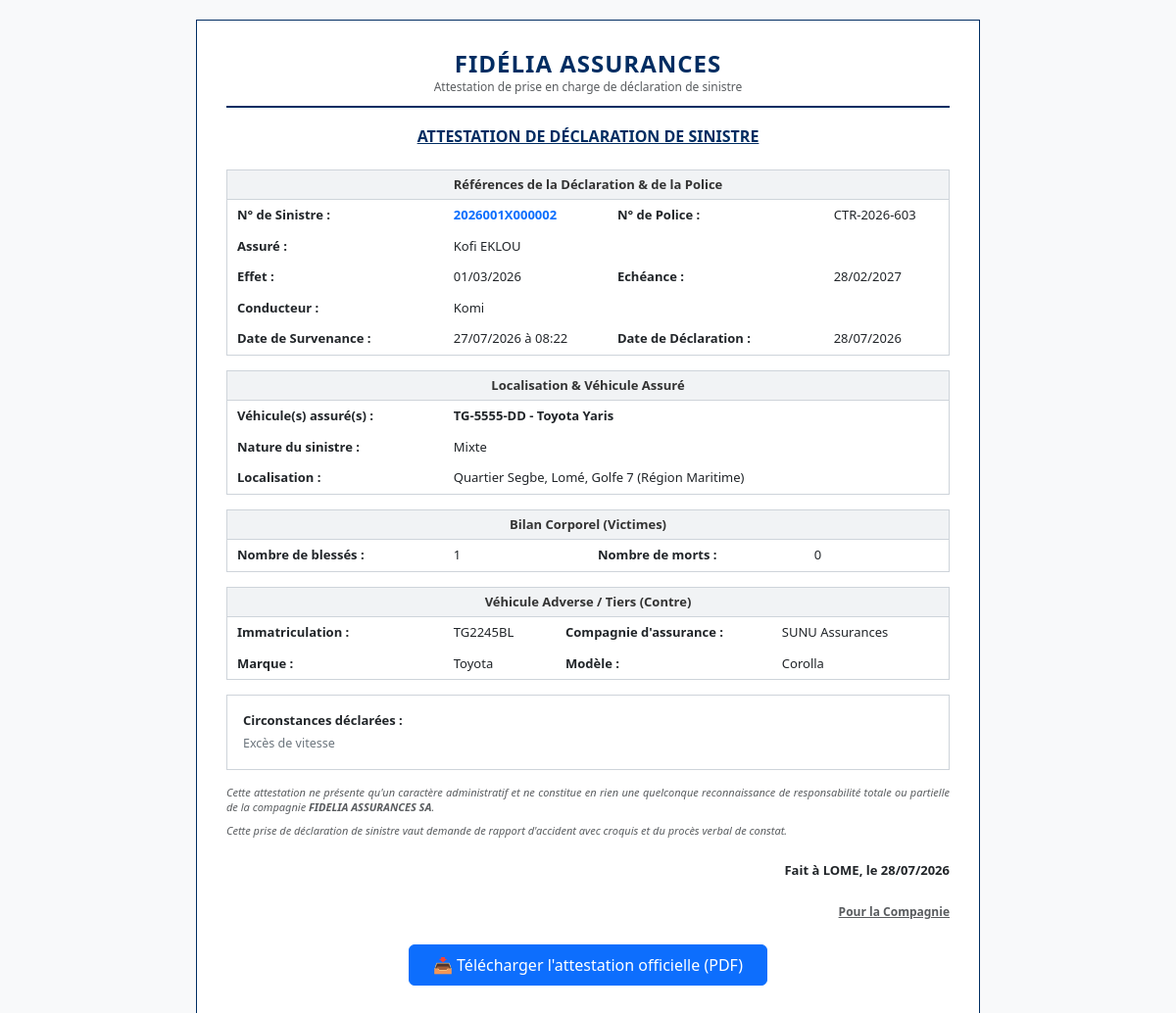
The app's page /sinistres/attestation/2/ (signed in) with its own data.
### gestion_sinistres/models.py (models this page shows, shortened)
class Sinistre(models.Model):
    NATURE_CHOICES = [('C', 'Corporel'), ('M', 'Matériel'), ('X', 'Mixte')]
    STATUS_CHOICES = [
        ('SOUMIS', 'Soumis'),
        ('ATTENTE_COMPLEMENTS', 'En attente de compléments'),
        ('ATTENTE_VALIDATION', 'En attente de validation'),
        ('A_CORRIGER', 'A corriger'),
        ('EN_COURS', 'En cours'),
        ('CHEQUE_EMIS', 'Chèque émis'),
        ('CLOTURE', 'Clôturé'),
        ('SANS_SUITE', 'Sans suite'),
        ('REOUVERT', 'Réouvert'),
    ]
    nom_conducteur = models.CharField(max_length=100)
    immatriculation = models.CharField(max_length=50, blank=True, null=True, verbose_name="Immatriculation")
    numero_sinistre = models.CharField(max_length=20, unique=True)
    statut = models.CharField(max_length=30, choices=STATUS_CHOICES, default='SOUMIS')
    agent_traitant = models.CharField(max_length=100, blank=True, null=True)
    montant_estime = models.DecimalField(max_digits=12, decimal_places=2, default=0)
    prix_retenu = models.DecimalField(max_digits=12, decimal_places=2, null=True, blank=True)
    attestation_generee = models.BooleanField(default=False)
    date_attestation = models.DateTimeField(null=True, blank=True)
    date_cloture = models.DateTimeField(null=True, blank=True)
    indemnisation_validee = models.BooleanField(default=False)
    date_survenance = models.DateTimeField()
    date_declaration = models.DateTimeField(auto_now_add=True)
    heure_approximative = models.TimeField()
    circonstances = models.TextField()
    vehicule = models.ForeignKey(Vehicule, on_delete=models.CASCADE)
    region = models.ForeignKey(Region, on_delete=models.SET_NULL, null=True)
    commune = models.ForeignKey(Commune, on_delete=models.SET_NULL, null=True)
    ville = models.ForeignKey(Ville, on_delete=models.SET_NULL, null=True)
    quartier = models.CharField(max_length=150)
    nature = models.CharField(max_length=1, choices=NATURE_CHOICES)
    numero_point_vente = models.CharField(max_length=10, default="001")
    assure = models.ForeignKey(User, on_delete=models.CASCADE, related_name='sinistres')
    quittance = models.ForeignKey(Quittance, on_delete=models.SET_NULL, null=True, blank=True)
    lettre_derogation = models.FileField(upload_to='sinistres/derogations/', blank=True, null=True)
    autre_vehicule_implique = models.BooleanField(default=False)
    vehicule_adverse_immatriculation = models.CharField(max_length=50, blank=True, null=True)
    vehicule_adverse_marque = models.CharField(max_length=50, blank=True, null=True)
    vehicule_adverse_modele = models.CharField(max_length=50, blank=True, null=True)
    vehicule_adverse_compagnie = models.CharField(max_length=100, blank=True, null=True, verbose_name="Compagnie d'assurance (véhicule adverse)")
    nombre_blesses = models.PositiveSmallIntegerField(default=0)
    nombre_morts = models.PositiveSmallIntegerField(default=0)

class Assure(models.Model):
    user = models.OneToOneField(User, on_delete=models.CASCADE, related_name='assure')
    numero_police = models.CharField(max_length=50, unique=True)
    telephone = models.CharField(max_length=20, blank=True, null=True)
    agence = models.ForeignKey(Agence, on_delete=models.SET_NULL, null=True, blank=True)
    compte_active = models.BooleanField(default=False)
    politique_confidentialite_acceptee = models.BooleanField(default=False)
    tentatives_echouees = models.PositiveSmallIntegerField(default=0)
    bloque_jusqu_a = models.DateTimeField(null=True, blank=True)

class Quittance(models.Model):
    contrat = models.ForeignKey('Assure', on_delete=models.CASCADE, related_name='quittances')
    numero_quittance = models.CharField(max_length=50, unique=True)
    type_contrat = models.CharField(max_length=100, blank=True, null=True)
    date_debut = models.DateField()
    date_fin = models.DateField()
    prime = models.DecimalField(max_digits=12, decimal_places=2)  # Représente la prime nette
    prix_retenu = models.DecimalField(max_digits=12, decimal_places=2, null=True, blank=True)
    prix_valide = models.BooleanField(default=False)
    class Meta:
        constraints = [
            models.CheckConstraint(
                condition=models.Q(prix_retenu__lte=models.F('prime')),
                name='check_prix_retenu_lte_prime'
            ),
            models.CheckConstraint(
                condition=models.Q(date_debut__lte=models.F('date_fin')),
                name='check_quittance_date_debut_lte_date_fin'
            ),
        ]

class Vehicule(models.Model):
    immatriculation = models.CharField(max_length=20, unique=True)
    marque = models.CharField(max_length=50)
    modele = models.CharField(max_length=50, null=True, blank=True)
    annee = models.IntegerField(null=True, blank=True)
    proprietaire = models.ForeignKey(User, on_delete=models.CASCADE, related_name='vehicules', null=True, blank=True)
    quittance = models.ForeignKey('Quittance', on_delete=models.CASCADE, related_name='vehicules', null=True, blank=True)
    def __str__(self):
        return f"{self.immatriculation} - {self.marque} {self.modele or 'Modèle non spécifié'}"

class Ville(models.Model):
    commune = models.ForeignKey(Commune, on_delete=models.CASCADE)
    nom = models.CharField(max_length=100)
    def __str__(self): return self.nom

class Commune(models.Model):
    region = models.ForeignKey(Region, on_delete=models.CASCADE)
    nom = models.CharField(max_length=100)
    def __str__(self): return self.nom

class Region(models.Model):
    nom = models.CharField(max_length=100)
    def __str__(self): return self.nom

### gestion_sinistres/views.py (the view)
# urls.py: path('attestation/<int:sinistre_id>/', views.voir_attestation, name='voir_attestation'),
@login_required
def voir_attestation(request, sinistre_id):
    sinistre = get_object_or_404(
        Sinistre,
        id=sinistre_id,
        statut__in=['EN_COURS', 'CHEQUE_EMIS', 'CLOTURE', 'SANS_SUITE']
    )
    is_owner = (getattr(sinistre, 'assure', None) == request.user or getattr(sinistre, 'assure_id', None) == request.user.id)
    if is_owner or hasattr(request.user, 'agent') or hasattr(request.user, 'chef'):
        return render(request, 'attestation.html', {'sinistre': sinistre})
    return redirect('accueil_assure')

### gestion_sinistres/templates/attestation.html (shortened to what this page needs)
<!DOCTYPE html>
<html lang="fr">
<head>
    <link href="https://cdn.jsdelivr.net/npm/bootstrap@5.3.0/dist/css/bootstrap.min.css" rel="stylesheet">
</head>
<body>
    <div class="attestation-box" id="attestation-content">
        <div class="attestation-header">
            <h4 class="fw-bold m-0" style="color: #002D62; letter-spacing: 1px;">FIDÉLIA ASSURANCES</h4>
            <p class="text-muted mb-0" style="font-size: 12px;">Attestation de prise en charge de déclaration de sinistre</p>
        </div>
        <h5 class="text-center fw-bold mb-4" style="text-decoration: underline; font-size: 16px; color: #002D62;">
            ATTESTATION DE DÉCLARATION DE SINISTRE
        </h5>
        <div class="section-box">
            <div class="section-header">Références de la Déclaration & de la Police</div>
            <table class="table table-borderless table-custom mb-0">
                <tr>
                    <td class="fw-bold" style="width: 30%;">N° de Sinistre :</td>
                    <td><span class="text-primary fw-bold">{{ sinistre.numero_sinistre }}</span></td>
                    <td class="fw-bold" style="width: 30%;">N° de Police :</td>
                    <td>{{ sinistre.assure.assure.numero_police|default:"—" }}</td>
                </tr>
                <tr>
                    <td class="fw-bold">Assuré :</td>
                    <td>{{ sinistre.assure.get_full_name|default:sinistre.assure.username }}</td>
                </tr>
                <tr>
                    <td class="fw-bold">Effet : </td>
                    <td>{{ sinistre.quittance.date_debut|date:"d/m/Y"|default:"-" }}</td>
                    <td class="fw-bold">Echéance : </td>
                    <td>{{ sinistre.quittance.date_fin|date:"d/m/Y"|default:"-" }}</td>
                </tr>
                <tr>
                    <td class="fw-bold">Conducteur :</td>
                    <td colspan="3">{{ sinistre.nom_conducteur }}</td>
                </tr>
                <tr>
                    <td class="fw-bold">Date de Survenance :</td>
                    <td>{{ sinistre.date_survenance|date:"d/m/Y" }} à {{ sinistre.heure_approximative|time:"H:i" }}</td>
                    <td class="fw-bold">Date de Déclaration :</td>
                    <td>{{ sinistre.date_attestation|date:"d/m/Y" }}</td>
                </tr>
            </table>
        </div>
        <div class="section-box">
            <div class="section-header">Localisation & Véhicule Assuré</div>
            <table class="table table-borderless table-custom mb-0">
                <tr>
                    <td class="fw-bold" style="width: 30%;">Véhicule(s) assuré(s) :</td>
                    <td colspan="3"><strong>{{ sinistre.vehicule }}</strong></td>
                </tr>
                <tr>
                    <td class="fw-bold">Nature du sinistre :</td>
                    <td colspan="3">{{ sinistre.get_nature_display }}</td>
                </tr>
                <tr>
                    <td class="fw-bold">Localisation :</td>
                    <td colspan="3">Quartier {{ sinistre.quartier }}, {{ sinistre.ville }}, {{ sinistre.commune }} (Région {{ sinistre.region }})</td>
                </tr>
            </table>
        </div>
        {% if sinistre.nature == 'C' or sinistre.nature == 'X' %}
        <div class="section-box">
            <div class="section-header">Bilan Corporel (Victimes)</div>
            <table class="table table-borderless table-custom mb-0">
                <tr>
                    <td class="fw-bold" style="width: 30%;">Nombre de blessés :</td>
                    <td>{{ sinistre.nombre_blesses|default:"0" }}</td>
                    <td class="fw-bold" style="width: 30%;">Nombre de morts :</td>
                    <td>{{ sinistre.nombre_morts|default:"0" }}</td>
                </tr>
            </table>
        </div>
        {% endif %}
        {% if sinistre.autre_vehicule_implique %}
        <div class="section-box">
            <div class="section-header">Véhicule Adverse / Tiers (Contre)</div>
            <table class="table table-borderless table-custom mb-0">
                <tr>
                    <td class="fw-bold" style="width: 30%;">Immatriculation :</td>
                    <td>{{ sinistre.vehicule_adverse_immatriculation|default:"—" }}</td>
                    <td class="fw-bold" style="width: 30%;">Compagnie d'assurance :</td>
                    <td>{{ sinistre.vehicule_adverse_compagnie|default:"—" }}</td>
                </tr>
                <tr>
                    <td class="fw-bold">Marque :</td>
                    <td>{{ sinistre.vehicule_adverse_marque|default:"—" }}</td>
                    <td class="fw-bold">Modèle :</td>
                    <td>{{ sinistre.vehicule_adverse_modele|default:"—" }}</td>
                </tr>
            </table>
        </div>
        {% endif %}
        <div class="section-box p-3">
            <div class="fw-bold mb-1">Circonstances déclarées :</div>
            <p class="mb-0 text-secondary" style="font-size: 12.5px;">{{ sinistre.circonstances }}</p>
        </div>
        <div class="footer-legal text-muted mb-4">
            <p class="mb-2"><em>Cette attestation ne présente qu'un caractère administratif et ne constitue en rien une quelconque reconnaissance de responsabilité totale ou partielle de la compagnie <strong>FIDELIA ASSURANCES SA</strong>.</em></p>
            <p class="mb-0"><em>Cette prise de déclaration de sinistre vaut demande de rapport d'accident avec croquis et du procès verbal de constat.</em></p>
        </div>
        <div class="text-end mb-4 fw-bold" style="font-size: 13px;">
            Fait à LOME, le {{ sinistre.date_attestation|date:"d/m/Y" }}
            <div class="mt-4 text-muted" style="font-size: 12px; text-decoration: underline;">Pour la Compagnie</div>
        </div>
        <div class="no-print text-center mt-4">
            <button onclick="telechargerPDFDirect()" class="btn btn-primary px-4 py-2">📥 Télécharger l'attestation officielle (PDF)</button>
        </div>
    </div>
</body>
</html>

### gestion_sinistres/templates/attestation.html (style rules this page uses)
body { font-family: 'Segoe UI', Tahoma, Geneva, Verdana, sans-serif; padding: 20px; background-color: #f8f9fa; }
.attestation-box { width: 100%; max-width: 800px; margin: auto; border: 1.5px solid #002D62; padding: 30px; background: #ffffff; box-sizing: border-box; }
.attestation-header { text-align: center; color: #002D62; border-bottom: 2px solid #002D62; padding-bottom: 10px; margin-bottom: 20px; }
.section-box { border: 1px solid #ced4da; margin-bottom: 15px; font-size: 13px; }
.section-header { background-color: #f1f3f5; font-weight: bold; padding: 5px 10px; color: #333; border-bottom: 1px solid #ced4da; text-align: center; }
.table-custom td { padding: 6px 10px; background-color: transparent !important; vertical-align: middle; font-size: 13px; }
.footer-legal { font-size: 11px; text-align: justify; line-height: 1.4; }

### records on screen
Sinistre: numero_sinistre "2026001X000002", assure.assure.numero_police "CTR-2026-603", assure.get_full_name "Kofi EKLOU", quittance.date_debut "01/03/2026", quittance.date_fin "28/02/2027", nom_conducteur "Komi", date_survenance "27/07/2026", heure_approximative "08:22", date_attestation "28/07/2026", vehicule "TG-5555-DD - Toyota Yaris", nature "Mixte", quartier "Segbe", ville "Lomé", commune "Golfe 7", region "Maritime", nombre_blesses "1", nombre_morts "0", vehicule_adverse_immatriculation "TG2245BL", vehicule_adverse_compagnie "SUNU Assurances", vehicule_adverse_marque "Toyota", vehicule_adverse_modele "Corolla", circonstances "Excès de vitesse"
